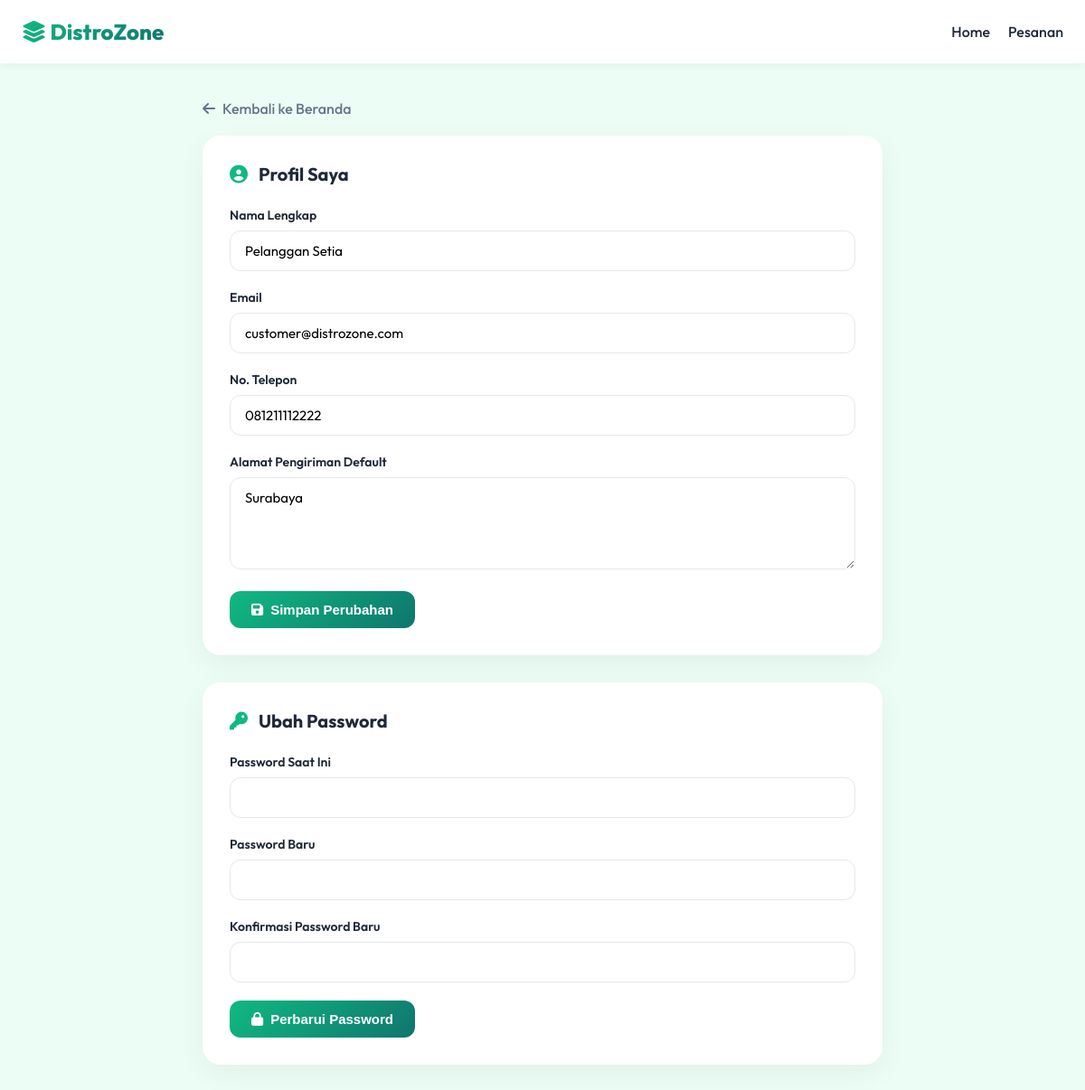
The app's page /customer/settings.php (signed in) with its own data.
### tables this page shows
CREATE TABLE `users` (
  `id` int(11) NOT NULL AUTO_INCREMENT,
  `user_code` varchar(20) NOT NULL,
  `username` varchar(50) NOT NULL,
  `password` varchar(255) NOT NULL,
  `nama` varchar(100) NOT NULL,
  `email` varchar(100) NOT NULL,
  `alamat` text DEFAULT NULL,
  `no_telp` varchar(20) DEFAULT NULL,
  `nik` varchar(20) DEFAULT NULL,
  `role` enum('admin','kasir','customer') NOT NULL DEFAULT 'customer',
  `shift` varchar(20) DEFAULT NULL,
  `foto` varchar(255) DEFAULT NULL,
  `status` enum('active','inactive') NOT NULL DEFAULT 'active',
  `created_at` timestamp NOT NULL DEFAULT current_timestamp(),
  `updated_at` timestamp NOT NULL DEFAULT current_timestamp() ON UPDATE current_timestamp(),
  PRIMARY KEY (`id`),
  UNIQUE KEY `username` (`username`),
  UNIQUE KEY `email` (`email`),
  UNIQUE KEY `user_code` (`user_code`)
);

### customer/settings.php (the view, shortened to what this page needs)
<?php
$db = new Database();
$conn = $db->getConnection();
$user_id = $_SESSION['user_id'];
$stmt = $conn->prepare("SELECT * FROM users WHERE id = :id");
$stmt->execute(['id' => $user_id]);
$user = $stmt->fetch(PDO::FETCH_ASSOC);
?>
<!DOCTYPE html>
<html lang="id">
<head>
    <link rel="stylesheet" href="https://cdnjs.cloudflare.com/ajax/libs/font-awesome/6.4.0/css/all.min.css">
</head>
<body>
    <nav class="navbar">
        <div class="navbar-content">
            <a href="index.php" class="logo">
                <i class="fas fa-layer-group"></i>
                DistroZone
            </a>
            <div style="display: flex; gap: 20px;">
                <a href="index.php" style="text-decoration: none; color: var(--dark); font-weight: 500;">Home</a>
                <a href="orders.php" style="text-decoration: none; color: var(--dark); font-weight: 500;">Pesanan</a>
            </div>
        </div>
    </nav>
    <div class="container">
        <a href="index.php" class="btn-back">
            <i class="fas fa-arrow-left"></i> Kembali ke Beranda
        </a>
        <div class="settings-card">
            <h2 class="card-title">
                <i class="fas fa-user-circle"></i>
                Profil Saya
            </h2>
            <form method="POST">
                <div class="form-group">
                    <label for="nama">Nama Lengkap</label>
                    <input type="text" id="nama" name="nama" class="form-control" value="<?php echo htmlspecialchars($user['nama']); ?>" required>
                </div>
                <div class="form-group">
                    <label for="email">Email</label>
                    <input type="email" id="email" name="email" class="form-control" value="<?php echo htmlspecialchars($user['email']); ?>" required>
                </div>
                <div class="form-group">
                    <label for="no_telp">No. Telepon</label>
                    <input type="text" id="no_telp" name="no_telp" class="form-control" value="<?php echo htmlspecialchars($user['no_telp']); ?>" required>
                </div>
                <div class="form-group">
                    <label for="alamat">Alamat Pengiriman Default</label>
                    <textarea id="alamat" name="alamat" class="form-control" rows="4" placeholder="Contoh: Jl. Merdeka No. 123, Kel. Kebayoran Lama, Jakarta Selatan"><?php echo htmlspecialchars($user['alamat']); ?></textarea>
                </div>
                <button type="submit" name="update_profile" class="btn btn-primary">
                    <i class="fas fa-save"></i> Simpan Perubahan
                </button>
            </form>
        </div>
        <div class="settings-card">
            <h2 class="card-title">
                <i class="fas fa-key"></i>
                Ubah Password
            </h2>
            <form method="POST">
                <div class="form-group">
                    <label for="current_password">Password Saat Ini</label>
                    <input type="password" id="current_password" name="current_password" class="form-control" required>
                </div>
                <div class="form-group">
                    <label for="new_password">Password Baru</label>
                    <input type="password" id="new_password" name="new_password" class="form-control" required>
                </div>
                <div class="form-group">
                    <label for="confirm_password">Konfirmasi Password Baru</label>
                    <input type="password" id="confirm_password" name="confirm_password" class="form-control" required>
                </div>
                <button type="submit" name="update_password" class="btn btn-primary">
                    <i class="fas fa-lock"></i> Perbarui Password
                </button>
            </form>
        </div>
    </div>
</body>
</html>

### customer/settings.php (style rules this page uses)
:root { --primary: #10B981; --secondary: #0F766E; --dark: #1F2937; --bg-color: #ECFDF5; }
* { margin: 0; padding: 0; box-sizing: border-box; }
body { font-family: 'Outfit', sans-serif; background: var(--bg-color); color: var(--dark); min-height: 100vh; }
.navbar { background: white; padding: 20px 0; box-shadow: 0 2px 10px rgba(0,0,0,0.05); position: sticky; top: 0; z-index: 100; }
.navbar-content { max-width: 1200px; margin: 0 auto; padding: 0 24px; display: flex; justify-content: space-between; align-items: center; }
.logo { font-size: 24px; font-weight: 800; background: linear-gradient(135deg, var(--primary) 0%, var(--secondary) 100%); -webkit-background-clip: text; -webkit-text-fill-color: transparent; text-decoration: none; }
.container { max-width: 800px; margin: 40px auto; padding: 0 24px; }
.settings-card { background: white; border-radius: 20px; padding: 30px; box-shadow: 0 10px 30px rgba(0,0,0,0.05); margin-bottom: 30px; }
.card-title { font-size: 20px; font-weight: 700; margin-bottom: 24px; display: flex; align-items: center; gap: 12px; }
.card-title i { color: var(--primary); }
.form-group { margin-bottom: 20px; }
.form-group label { display: block; margin-bottom: 8px; font-weight: 600; font-size: 14px; }
.form-control { width: 100%; padding: 12px 16px; border: 1px solid #E5E7EB; border-radius: 12px; font-family: inherit; font-size: 15px; transition: all 0.3s; }
.btn { padding: 12px 24px; border-radius: 12px; font-weight: 600; cursor: pointer; transition: all 0.3s; border: none; display: inline-flex; align-items: center; gap: 8px; font-size: 15px; }
.btn-primary { background: linear-gradient(135deg, var(--primary) 0%, var(--secondary) 100%); color: white; }
.btn-back { text-decoration: none; color: #64748B; display: inline-flex; align-items: center; gap: 8px; font-weight: 500; margin-bottom: 20px; }

### records on screen
users: nama "Pelanggan Setia", email "customer@distrozone.com", no_telp "081211112222", alamat "Surabaya"
